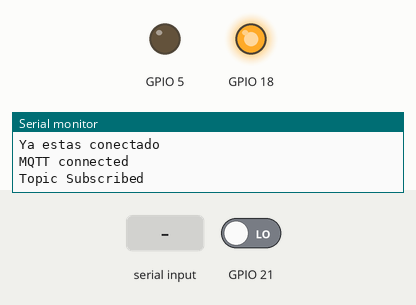
A program run on a simulated ESP32. Parts: output pins drawn as LEDs (lit = HIGH), the last lines printed to the serial monitor. The test bench sets the inputs (shaded band); at power-on: GPIO 21 LOW. WiFi joins after 1.5 s; servers stay silent unless stated; no MQTT or app messages arrive unless stated.

Above: at 2.7 s.
2.8 s: GPIO 21 driven HIGH
At 3.2 s:
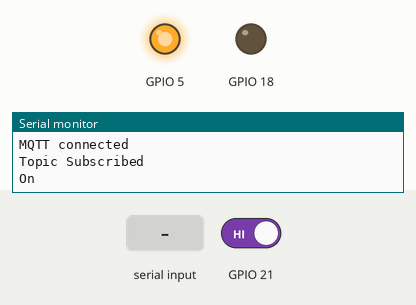
5.8 s: "led=off" received over Serial
At 7.8 s:
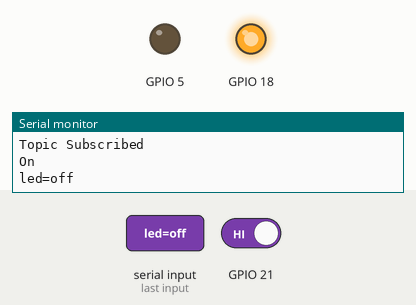
8.3 s: "led=on" received over Serial
At 9.8 s:
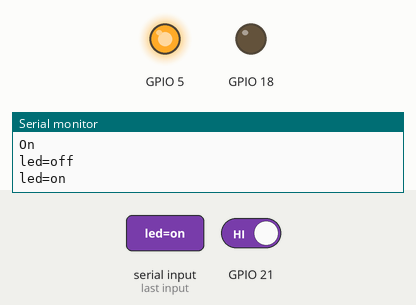
Timing chart, 0 to 11.3 s (numbered marks = the images above; inputs shaded):
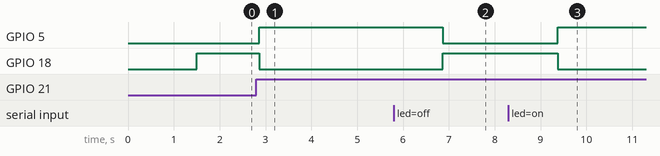

The program:

main.cpp
```cpp
/***************************************************************************
 ***************************************************************************
 ** Conexion con un servidor MQTT utilizando una ESP32 Devkit V1_1        **
 ** Oscar Alberto Valles Limas                                            **
 ** Oscar Beltran                                                         **
 ** Instituto tecnológico de Chihuahua                                    **
 ***************************************************************************
 ***************************************************************************
*/
#include <Arduino.h>
#include <WiFiManager.h>          //https://github.com/tzapu/WiFiManager WiFi Configuration Magic
#include <PubSubClient.h>
#include <ControlLed.h> //Libreria para el control de los leds

 //MQTT Setup
const char* mqttServer = "broker.hivemq.com";
const int mqttPort = 1883;
const char* clientID = "Prueba"; // Client ID username
const char* topic = "Itch1234"; // Publish topic

WiFiClient espClient;
PubSubClient client(espClient);

void reconnect() {
  while (!client.connected()) {
    if (client.connect(clientID)) {
      Serial.println("MQTT connected");
      client.subscribe("/itch/labMeca/led/cmd/#");
      Serial.println("Topic Subscribed");
    }
    else {
      Serial.print("failed, rc=");
      Serial.print(client.state());
      Serial.println(" try again in 5 seconds");
      delay(5000);  // wait 5sec and retry
    }
  }
}

void callback(char* topic, byte* payload, unsigned int length) { //Funcion callback
//-------------------------Entrada MQTT---------------------------------------------------
  String valTpc = String(topic); //Se evalua el topico

  if(valTpc == "/itch/labMeca/led/cmd/on"){ //Si el topico es /itch/labMeca/led/cmd/on
    Serial.println("/itch/labMeca/led/cmd/on"); //Se imprime el mensaje
    turnLed(1); //Enciende el led
  }

  if(valTpc == "/itch/labMeca/led/cmd/off"){ //Se el topico es /itch/labMeca/led/cmd/off
    Serial.println("/itch/labMeca/led/cmd/off"); //Se imprime el mensaje
    turnLed(0); //Se apaga el led
  }

  String data = "";

  for (int i = 0; i < length; i++) {
    Serial.print((char)payload[i]);
    data += (char)payload[i];
  }
  Serial.println("");
  Serial.println("-----------------------");
}


void setup() {

  Serial.begin(115200);

  WiFiManager wifiManager;
  wifiManager.resetSettings(); //Esto solo es para modo de prueba, en el codigo final, hay que comentar
  //first parameter is name of access point, second is the password
  wifiManager.autoConnect("ESP32_Prueba", "Itch1234"); //Nombre del hotspot que se va a crear y su contrasena
  Serial.println("Ya estas conectado"); //Impresion de mensaje
  //Setting MQTT server
  client.setServer(mqttServer, mqttPort);
  client.setCallback(callback); // Define function which will be called when a message is received.
  setup_(); //Invoca a setup_ que se encuentra en la libreria ControlLed.h
}

void loop() {

  if (!client.connected()) { // If client is not connected
    reconnect(); // Try to reconnect
  }
  client.loop();
//-------------------------Entrada serial----------------------------------------------
  if (Serial.available() > 0) { //Si el puerto serial esta disponible
    String str = Serial.readString(); //Se lee una cadena de caracteres
    str.trim();
    Serial.println(str);

    if(str == "led=on") //Si la cadena de caracteres es led=on
      turnLed(1); //Enciendo el led

    if(str == "led=off") //Si la cadena de caracteres es led=off
      turnLed(0);  //El led se va a apgar

  }
//-----------------------------Entrada del boton --------------------------------------
  evalBtn(); //Se invoca la funcion para evaluar el boton
}
```

Measured:
- after the input at 2.8 s, GPIO 5: LOW → HIGH after 0.06 s; GPIO 18: HIGH → LOW after 0.06 s
- after the input at 5.8 s, GPIO 5: HIGH → LOW after 1.1 s; GPIO 18: LOW → HIGH after 1.1 s
- after the input at 8.3 s, GPIO 5: LOW → HIGH after 1.1 s; GPIO 18: HIGH → LOW after 1.1 s
